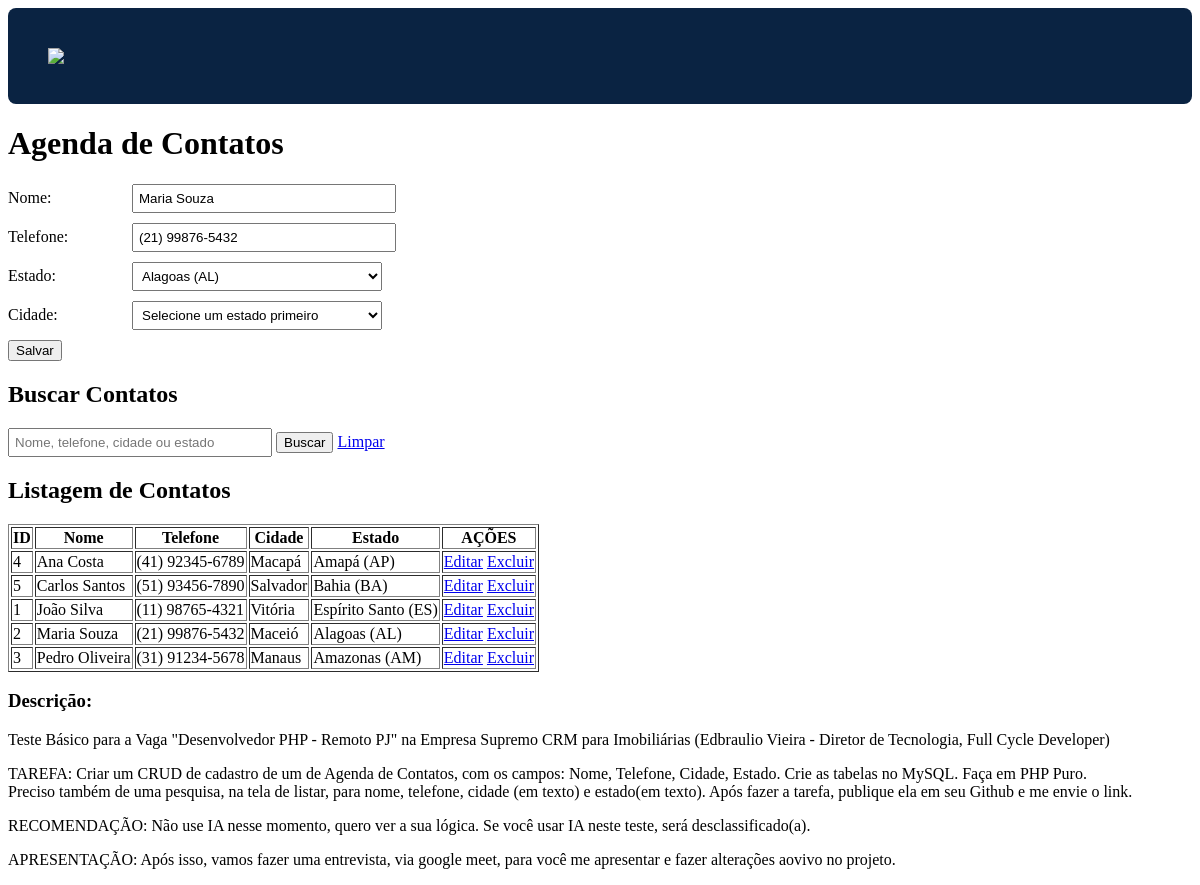
Screenshot of /?editar=2 with the database file from the repository.
### tables this page shows
CREATE TABLE IF NOT EXISTS pessoas (
    id INT AUTO_INCREMENT PRIMARY KEY,
    nome VARCHAR(255) NOT NULL,
    telefone VARCHAR(50),
    id_cidade INT,
    id_estado INT,
    FOREIGN KEY (id_cidade) REFERENCES cidade(id),
    FOREIGN KEY (id_estado) REFERENCES estado(id)
);

CREATE TABLE IF NOT EXISTS estado (
    id INT PRIMARY KEY,
    nome VARCHAR(75),
    uf VARCHAR(2),
    ibge INT,
    pais INT,
    ddd VARCHAR(50)
);

CREATE TABLE IF NOT EXISTS cidade (
    id INT PRIMARY KEY,
    nome VARCHAR(120),
    uf INT,
    ibge INT,
    FOREIGN KEY (uf) REFERENCES estado(id)
);

### src/models/Pessoas.php (called while the page is built, shortened)
<?php
class Pessoas extends DB
{
    public static function buscarPorId(string $id): array
    {
        $conn = DB::getConn();
        $stmt = $conn->prepare("SELECT p.*, c.nome as cidade_nome, e.nome as estado_nome, e.uf as estado_uf
                                FROM pessoas p
                                LEFT JOIN cidade c ON p.id_cidade = c.id
                                LEFT JOIN estado e ON p.id_estado = e.id
                                WHERE p.id = :id");
        $stmt->bindParam(':id', $id, \PDO::PARAM_INT);
        $stmt->execute();
        return $stmt->fetch(\PDO::FETCH_ASSOC);
    }
    public static function trazerTodas(): array
    {
        $conn = DB::getConn();
        $stmt = $conn->query("SELECT p.*, c.nome as cidade_nome, e.nome as estado_nome, e.uf as estado_uf
                              FROM pessoas p
                              LEFT JOIN cidade c ON p.id_cidade = c.id
                              LEFT JOIN estado e ON p.id_estado = e.id
                              ORDER BY p.nome");
        return $stmt->fetchAll(\PDO::FETCH_ASSOC);
    }
}

### src/models/Estado.php (called while the page is built, shortened)
<?php
class Estado extends DB
{
    public static function trazerTodos(): array
    {
        $conn = DB::getConn();
        $stmt = $conn->query("SELECT * FROM estado ORDER BY nome");
        return $stmt->fetchAll(\PDO::FETCH_ASSOC);
    }
}

### index.php (the view, shortened to what this page needs)
<?php
    $pessoaEditar = null;
    $estadoSelecionado = '';
    if (isset($_GET['editar'])) {
        $pessoaEditar = Pessoas::buscarPorId($_GET['editar']);
        if ($pessoaEditar) {
            $estadoSelecionado = $pessoaEditar['id_estado'] ?? '';
        }
    }
    $estados = Estado::trazerTodos();
    if (isset($_GET['busca']) && !empty($_GET['busca'])) {
        $resultPessoas = Pessoas::buscar($_GET['busca']);
    } else {
        $resultPessoas = Pessoas::trazerTodas();
    }
?>
<!DOCTYPE html>
<html lang="pt-br">
<head>
</head>
<body>
    <img src="https://supremocrm.com.br/wp-content/uploads/2020/11/logo-supremo-branco.png" class="logo-supremo">
    <h1>Agenda de Contatos</h1>
    <div>
        <form method="POST" action="">
            <div>
                <label for="nome">Nome:</label>
                <input type="text" id="nome" name="nome" value="<?= $pessoaEditar ? $pessoaEditar['nome'] : '' ?>" required>
            </div>
            <div>
                <label for="telefone">Telefone:</label>
                <input type="text" id="telefone" name="telefone" value="<?= $pessoaEditar ? $pessoaEditar['telefone'] : '' ?>">
            </div>
            <div>
                <label for="id_estado">Estado:</label>
                <select id="id_estado" name="id_estado" required onchange="carregarCidades(this.value)">
                    <?php foreach ($estados as $estado) : ?>
                        <option value="<?= $estado['id'] ?>" <?= $estado['id'] == $estadoSelecionado ? 'selected' : '' ?>>
                            <?= $estado['nome'] ?> (<?= $estado['uf'] ?>)
                        </option>
                    <?php endforeach; ?>
                </select>
            </div>
            <div>
                <label for="id_cidade">Cidade:</label>
                <select id="id_cidade" name="id_cidade" required>
                    <option value="">Selecione um estado primeiro</option>
                </select>
            </div>
            <button type="submit">Salvar</button>
        </form>
    </div>
    <div>
        <h2>Buscar Contatos</h2>
        <form method="GET" action="">
            <div>
                <input type="text" id="busca" name="busca" placeholder="Nome, telefone, cidade ou estado" value="<?= isset($_GET['busca']) ? $_GET['busca'] : '' ?>">
                <button type="submit">Buscar</button>
                <a href="index.php">Limpar</a>
            </div>
        </form>
    </div>
    <div>
        <h2>Listagem de Contatos</h2>
        <table border="1">
            <thead>
                <tr>
                    <th>ID</th>
                    <th>Nome</th>
                    <th>Telefone</th>
                    <th>Cidade</th>
                    <th>Estado</th>
                    <th>AÇÕES</th>
                </tr>
            </thead>
            <tbody>
                <?php foreach ($resultPessoas as $pessoa) : ?>
                    <tr>
                        <td><?= $pessoa['id'] ?></td>
                        <td><?= $pessoa['nome'] ?></td>
                        <td><?= $pessoa['telefone'] ?></td>
                        <td><?= $pessoa['cidade_nome'] ?? '' ?></td>
                        <td><?= ($pessoa['estado_nome'] ?? '') . ($pessoa['estado_uf'] ? ' (' . $pessoa['estado_uf'] . ')' : '') ?></td>
                        <td>
                            <a href="?editar=<?= $pessoa['id'] ?>">Editar</a>
                            <a href="?excluir=<?= $pessoa['id'] ?>" onclick="return confirm('Tem certeza que deseja excluir este contato?');">Excluir</a>
                        </td>
                    </tr>
                <?php endforeach; ?>
            </tbody>
        </table>
        <div>
            <h3>Descrição:</h3>
            <p>Teste Básico para a Vaga "Desenvolvedor PHP - Remoto PJ" na Empresa Supremo CRM para Imobiliárias (Edbraulio Vieira - Diretor de Tecnologia, Full Cycle Developer)</p>
            <p>TAREFA: Criar um CRUD de cadastro de um de Agenda de Contatos, com os campos: Nome, Telefone,
                Cidade, Estado. Crie as tabelas no MySQL. Faça em PHP Puro. <br>Preciso também de uma pesquisa,
                na tela de listar, para nome, telefone, cidade (em texto) e estado(em texto). Após fazer a tarefa,
                publique ela em seu Github e me envie o link.
            </p>
            <p>RECOMENDAÇÃO: Não use IA nesse momento, quero ver a sua lógica. Se você usar IA neste teste,
                será desclassificado(a).
            </p>
            <p>APRESENTAÇÃO: Após isso, vamos fazer uma entrevista, via google meet, para você me apresentar
                e fazer alterações aovivo no projeto.
            </p>
        </div>
    </div>
</body>
</html>

### index.php (style rules this page uses)
.logo-supremo { background-color: #0A2342; padding: 40px; border-radius: 8px; display: block; margin-bottom: 20px; }
form div { margin-bottom: 10px; }
label { display: inline-block; width: 120px; }
select, input[type="text"] { padding: 5px; min-width: 250px; }

### rows the page displays
pessoas: nome "Maria Souza", telefone "(21) 99876-5432", id_estado "Alagoas (AL)", id "2", id_cidade.nome "Maceió", id_estado.nome "Alagoas", id_estado.uf "AL"
pessoas: id "4", nome "Ana Costa", telefone "(41) 92345-6789", id_cidade.nome "Macapá", id_estado.nome "Amapá", id_estado.uf "AP"
pessoas: id "5", nome "Carlos Santos", telefone "(51) 93456-7890", id_cidade.nome "Salvador", id_estado.nome "Bahia", id_estado.uf "BA"
pessoas: id "1", nome "João Silva", telefone "(11) 98765-4321", id_cidade.nome "Vitória", id_estado.nome "Espírito Santo", id_estado.uf "ES"
pessoas: id "3", nome "Pedro Oliveira", telefone "(31) 91234-5678", id_cidade.nome "Manaus", id_estado.nome "Amazonas", id_estado.uf "AM"
